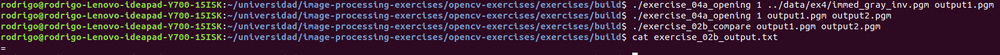
//> input picture opencv-exercises/exercises/exercise_05a_idempotence_openings.png, 1000 x 55 px, shrunk from 1667 x 92 before the run
$ ./exercise2d_inf exercise_05a_idempotence_openings.png exercise_05b_idempotence_closings.png out.png   (built with g++ and OpenCV 4)
//> lines starting //> are read from the running program, lines starting //| are printed output that depends on the picture
#include <stdio.h>
#include <opencv2/opencv.hpp>

using namespace cv;

int main(int argc, char** argv )
{
    if (argc != 4)
    {
        printf("usage: ./exercise2d_inf <first_image_path> <second_image_path> <output_path>\n");
        return -1;
    }

    Mat first_image;
    Mat second_image;
    Mat output_image;

    first_image = imread(argv[1], cv::IMREAD_GRAYSCALE);
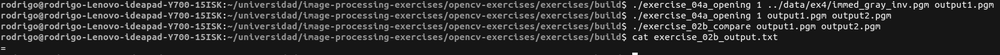
//> first_image: 55 rows x 1000 cols, CV_8UC1; min 0, max 255, mean 43.3
    second_image = imread(argv[2], cv::IMREAD_GRAYSCALE);
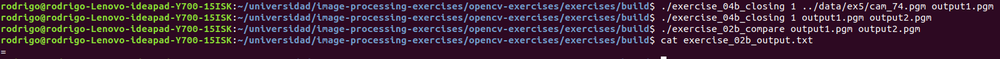
//> input picture opencv-exercises/exercises/exercise_05b_idempotence_closings.png, 1000 x 59 px, shrunk from 1595 x 94 before the run
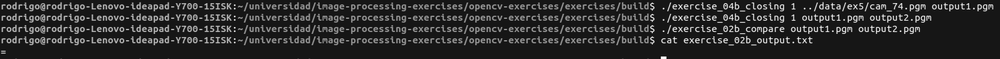
//> second_image: 59 rows x 1000 cols, CV_8UC1; min 1, max 255, mean 43.4

    output_image = first_image.clone();

    if (!first_image.data || !second_image.data)
    {
        printf("No image data \n");
        return -1;
    }

    for (int i = 0; i < first_image.rows; i++)
    {
        for (int j = 0; j < first_image.cols; j++)
        {
            output_image.at<uchar>(i,j) = min(first_image.at<uchar>(i,j), second_image.at<uchar>(i,j));
        }
    }
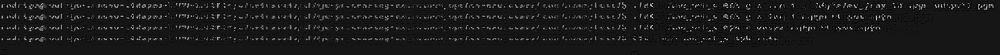
//> output_image: 55 rows x 1000 cols, CV_8UC1; min 0, max 203, mean 27.1

    namedWindow("Output Image", WINDOW_AUTOSIZE );
    imshow("Output Image", output_image);

    waitKey(0);

    imwrite(argv[3], output_image);

    return 0;
}
